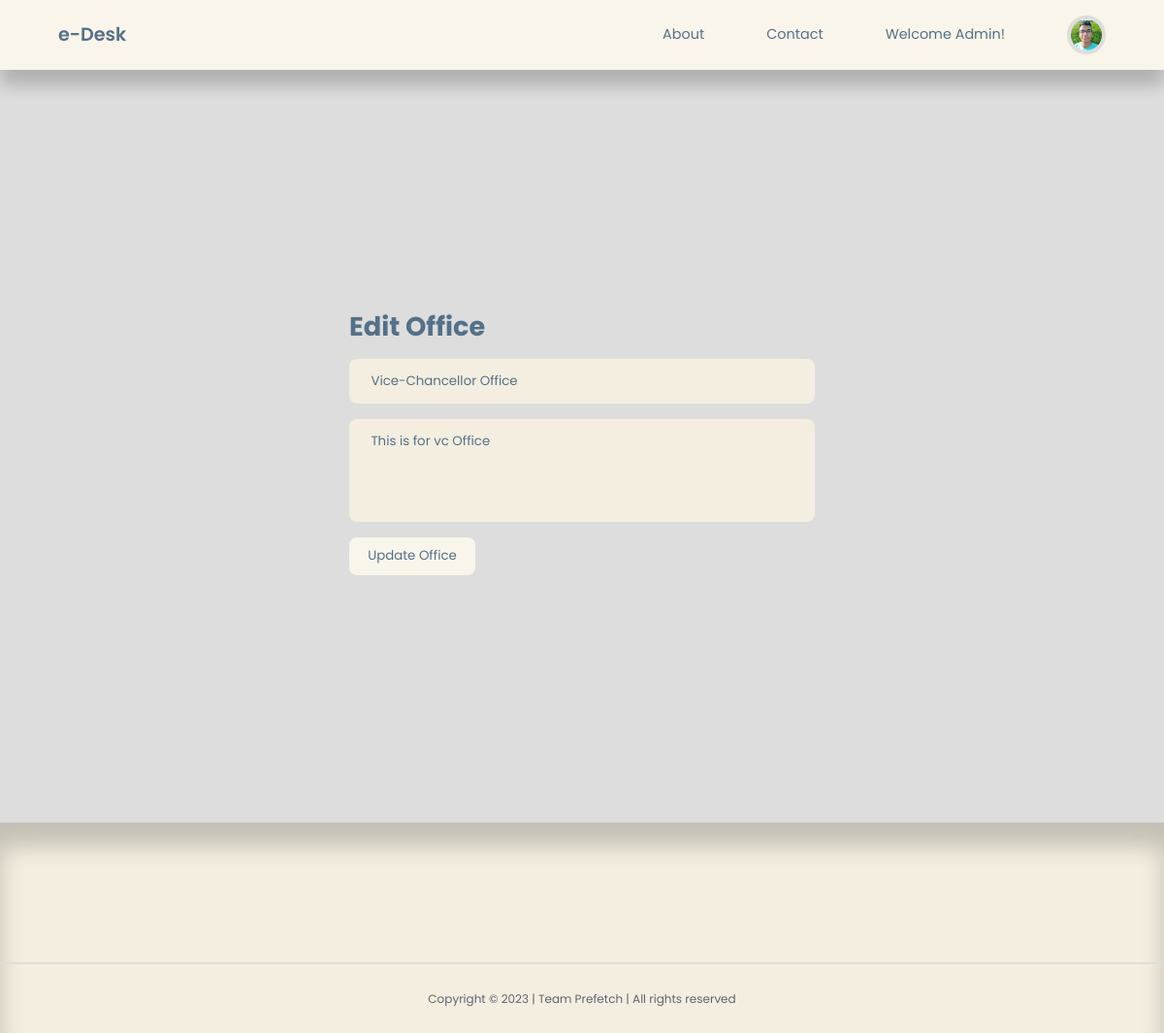
The app's page /admin/edit-office.php?id=5 with its own data.
### tables this page shows
CREATE TABLE `adminaddoffice` (
  `id` int(20) NOT NULL,
  `title` varchar(255) NOT NULL,
  `description` varchar(255) NOT NULL
);

### admin/edit-office.php (the view, shortened to what this page needs)
<?php
include 'partials/header.php';
if(isset($_GET['id'])) {
    $id = filter_var($_GET['id'], FILTER_SANITIZE_NUMBER_INT);
    $query = "SELECT * FROM adminaddoffice WHERE id=$id";
    $result = mysqli_query($connection, $query);
    if(mysqli_num_rows($result) == 1) {
        $category = mysqli_fetch_assoc($result);
    }
} else {
    header('location: ' . ROOT_URL . 'admin/manage-categories.php');
    die();
}
?>
<section class="form__section">
    <div class="container form__section-container">
        <h2>Edit Office</h2>
        <form action="<?= ROOT_URL ?>admin/edit-office-logic.php" method="POST">
            <input type="text" name="title" value="<?= $category['title'] ?>" placeholder="Title">
            <textarea style="resize:none" rows="4" name="description" placeholder="Description"><?= $category['description'] ?></textarea>
            <button type="submit" name="submit" class="btn">Update Office</button>
        </form>
    </div>
</section>
<?php
include '../partials/footer.php';
?>

### css/style.css (style rules this page uses)
:root { --color-primary: #F9F5EB; --color-primary-light: #9BA4B5; --color-primary-variant: #5854c7; --color-red: #da0f3f; --color-red-light: hsl(346, 87%, 46%, 15%); --color-green: #00c476; --color-green-light: hsl(156, 100%, 38%, 15%); --color-gray-900: #F4EEE0; --color-gray-700: #E4DCCF; --color-gray-300: rgba(242, 242, 254, 0.3); --color-gray-200: rgba(33, 42, 62, 0.7); --color-white: #537188; --color-bg: #ddd; --transition: all 300ms ease; --container-width-lg: 74%; --container-width-md: 88%; --form-width: 40%; --card-border-radius-1: 0.3rem; --card-border-radius-2: 0.5rem; --card-border-radius-3: 0.8rem; --card-border-radius-4: 2rem; --card-border-radius-5: 5rem; }
* { margin: 0; padding: 0; outline: 0; border: 0; appearance: 0; list-style: none; text-decoration: none; box-sizing: border-box; font-family: 'Poppins', sans-serif; }
body { line-height: 1.6; color: var(--color-gray-200); overflow-x: hidden; background: var(--color-bg); font-size: 0.9rem; }
.container { width: 90%; max-width: 1800px; margin-inline: auto; }
section { margin-top: 3rem; width: 100vw; }
h1, h2, h3, h4, h5 { color: var(--color-white); line-height: 1.3; }
h2 { font-size: 1.7rem; margin: 1rem 0; }
.btn { display: inline-block; width: fit-content; padding: 0.6rem 1.2rem; background-color: var(--color-primary); border-radius: var(--card-border-radius-2); cursor: pointer; transition: var(--transition); color: var(--color-white); }
.form__section { display: grid; place-items: center; height: 100vh; }
.form__section-container { width: var(--form-width); }
form { display: flex; flex-direction: column; gap: 1rem; }
input, textarea, select { padding: 0.8rem 1.4rem; background-color: var(--color-gray-900); border-radius: var(--card-border-radius-2); resize: 2; color: var(--color-white); }

### records on screen
adminaddoffice: title "Vice-Chancellor Office", description "This is for vc Office"
